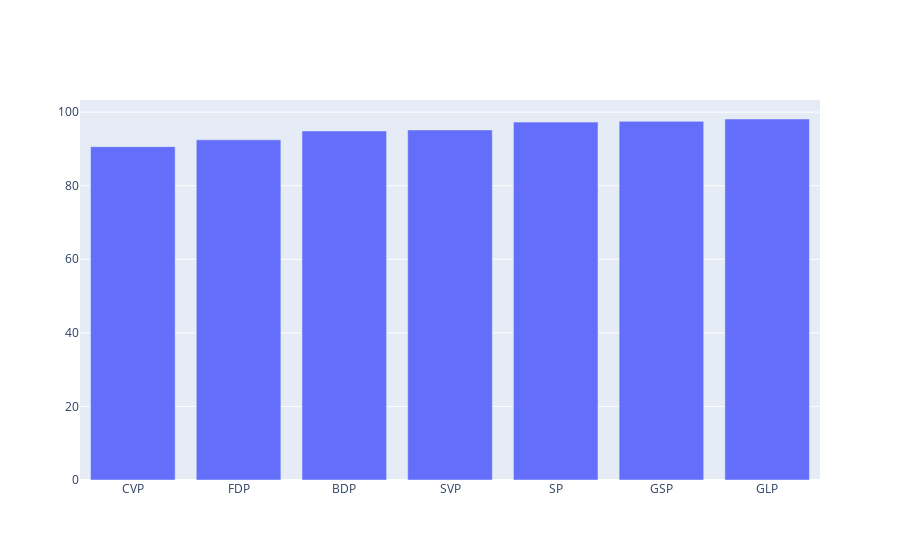

The code cell stored with this chart in its notebook:
### Code cell
# creates bar chart for party unity in votes
def factionUnity(data):
    factionUnity = dict()
    for f in data.factionList:
        factionUnity[vp.faction_names[f]] = []
        
    for v in data.votes:
        for f in data.factionList:
            factionUnity[vp.faction_names[f]].append(v.unity(data.factionList[f], abstain=True))
    plot.bar_dict(factionUnity, value= lambda x: sum(x) / len(x) * 100, relativ=False, sort=True)
factionUnity(data)

### Figure 1 — Plotly figure (JSON) as saved in the notebook; plotly's stock layout.template omitted (floating-point values rounded to 4 significant figures)
{"data": [{"type": "bar", "x": ["CVP", "FDP", "BDP", "SVP", "SP", "GSP", "GLP"], "y": [90.61, 92.46, 94.88, 95.17, 97.29, 97.49, 98.13]}], "layout": {"title": {"text": ""}, "xaxis": {"title": {"text": ""}}, "yaxis": {"title": {"text": ""}}}}
